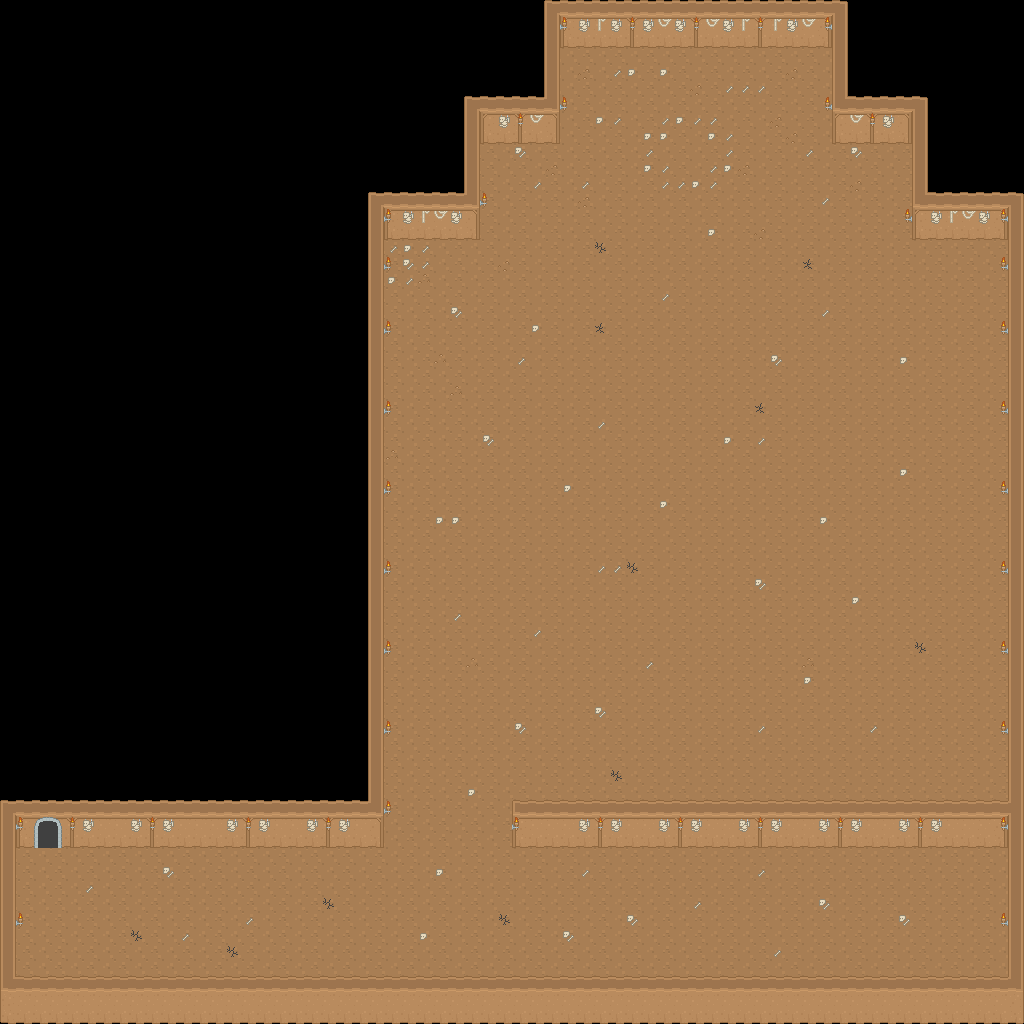

Rendered tile map (Tiled .tmx) drawn with the repository's tilesets; below, a short description and the map source with its tile grids summarised:
An orthogonal 64x64 tile map with 16x16 px tiles, 3 tile layers (Ground, walls, decorations), 3 tilesets and 24 objects (17x wall, 4x bossPosition, doorway, spawn, bountyHunter).

<map version="1.0" tiledversion="1.0.2718" orientation="orthogonal" renderorder="right-down" width="64" height="64" tilewidth="16" tileheight="16" infinite="0" nextobjectid="31">
 <tileset firstgid="1" source="../../tilesets/dungeon.tsx" />
 <tileset firstgid="523" source="../../tilesets/overworld.tsx" />
 <tileset firstgid="2290" source="../../tilesets/Indoor.tsx" />
 <layer name="Ground" width="64" height="64">
  <data>[4096 cells, 2575 non-empty, 3 distinct tile ids]</data>
 </layer>
 <layer name="walls" width="64" height="64">
  <data>[4096 cells, 593 non-empty, 21 distinct tile ids]</data>
 </layer>
 <layer name="decorations" width="64" height="64">
  <data>[4096 cells, 199 non-empty, 17 distinct tile ids]</data>
 </layer>
 <objectgroup name="walls">
  <object id="3" type="wall" x="368" y="192" width="16" height="656" />
  <object id="4" type="wall" x="58" y="800" width="310" height="48" />
  <object id="5" type="wall" x="0" y="800" width="58" height="21" />
  <object id="7" type="wall" x="0" y="821" width="16" height="203" />
  <object id="8" type="wall" x="16" y="976" width="1008" height="48" />
  <object id="9" type="wall" x="1008" y="192" width="16" height="784" />
  <object id="10" type="wall" x="544" y="0" width="304" height="48" />
  <object id="11" type="wall" x="544" y="48" width="16" height="96" />
  <object id="12" type="wall" x="464" y="96" width="80" height="48" />
  <object id="13" type="wall" x="464" y="144" width="16" height="96" />
  <object id="14" type="wall" x="384" y="192" width="80" height="48" />
  <object id="15" type="wall" x="832" y="48" width="16" height="96" />
  <object id="16" type="wall" x="848" y="96" width="80" height="48" />
  <object id="17" type="wall" x="912" y="144" width="16" height="96" />
  <object id="18" type="wall" x="928" y="192" width="80" height="48" />
  <object id="19" type="wall" x="512" y="800" width="496" height="48" />
  <object id="20" type="wall" x="16" y="821" width="22" height="27" />
  <object id="21" name="entrance" type="doorway" x="38" y="821" width="20" height="27">
   <properties>
    <property name="targetID" type="int" value="1" />
    <property name="targetMap" value="testmaps/newTilesets" />
   </properties>
  </object>
  <object id="22" type="spawn" x="40" y="862" width="16" height="32" />
  <object id="24" name="boss" type="bountyHunter" x="688" y="304" width="32" height="32" />
  <object id="25" name="Position 4" type="bossPosition" x="528" y="272" width="32" height="32">
   <properties>
    <property name="ID" type="int" value="4" />
   </properties>
  </object>
  <object id="26" name="Position 3" type="bossPosition" x="832" y="272" width="32" height="32">
   <properties>
    <property name="ID" type="int" value="3" />
   </properties>
  </object>
  <object id="27" name="Position 1" type="bossPosition" x="528" y="608" width="32" height="32">
   <properties>
    <property name="ID" type="int" value="1" />
   </properties>
  </object>
  <object id="28" name="Position 2" type="bossPosition" x="832" y="608" width="32" height="32">
   <properties>
    <property name="ID" type="int" value="2" />
   </properties>
  </object>
 </objectgroup>
</map>
